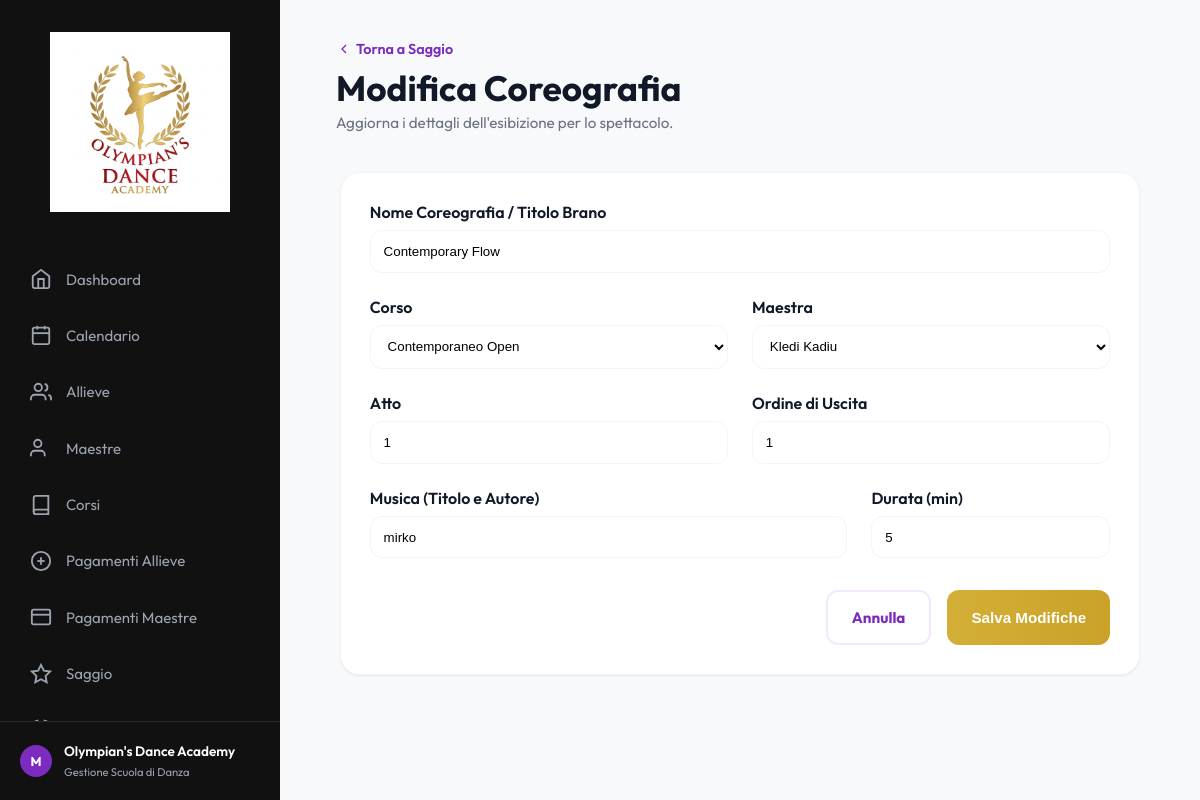
Page /modifica-coreografia/3/ on the committed database.
### academy/models.py (models this page shows, shortened)
class Coreografia(models.Model):
    nome = models.CharField(max_length=200)
    id_saggio = models.ForeignKey(Saggio, on_delete=models.CASCADE, related_name='coreografie', db_column='id_saggio')
    id_corso = models.ForeignKey(Corso, on_delete=models.PROTECT, related_name='coreografie', db_column='id_corso')
    id_maestra = models.ForeignKey(Maestra, on_delete=models.PROTECT, related_name='coreografie', db_column='id_maestra')
    atto = models.IntegerField(default=1)
    ordine_uscita = models.IntegerField(blank=True, null=True)
    musica = models.CharField(max_length=200, blank=True, null=True)
    durata = models.IntegerField(blank=True, null=True, help_text="Durata in secondi")
    class Meta:
        db_table = 'Coreografie'
        ordering = ['id_saggio', 'atto', 'ordine_uscita']
        verbose_name_plural = "Coreografie"

class Corso(models.Model):
    LIVELLI = [
        ('Base', 'Base'),
        ('Intermedio', 'Intermedio'),
        ('Avanzato', 'Avanzato'),
        ('Tutti', 'Tutti'),
    ]
    nome = models.CharField(max_length=150)
    livello = models.CharField(max_length=50, choices=LIVELLI, blank=True, null=True)
    fascia_eta = models.CharField(max_length=100, blank=True, null=True)
    id_maestra = models.ForeignKey(Maestra, on_delete=models.PROTECT, related_name='corsi', db_column='id_maestra')
    class Meta:
        db_table = 'Corsi'
        ordering = ['nome']

class Maestra(models.Model):
    nome = models.CharField(max_length=100)
    cognome = models.CharField(max_length=100)
    telefono = models.CharField(max_length=20, blank=True, null=True)
    email = models.EmailField(blank=True, null=True)
    specializzazione = models.CharField(max_length=100, blank=True, null=True)
    compenso_mensile = models.DecimalField(max_digits=8, decimal_places=2, blank=True, null=True)
    class Meta:
        db_table = 'Maestre'
        ordering = ['cognome', 'nome']
        verbose_name_plural = "Maestre"

### academy/views.py (the view, shortened to what this page needs)
# urls.py: path("modifica-coreografia/<int:id_coreografia>/", views.modifica_coreografia, name="modifica_coreografia"),
def modifica_coreografia(request, id_coreografia):
    coreo = get_object_or_404(Coreografia, pk=id_coreografia)
    return render(
        request,
        "modifica_coreografia.html",
        {
            "coreo": coreo,
            "corsi": Corso.objects.all(),
            "maestre": Maestra.objects.all(),
        },
    )

### academy/context_processors.py (called while the page is built)
def today(request):
    return {"date_today": date.today().isoformat()}

### templates/modifica_coreografia.html (shortened to what this page needs)
{% extends 'base.html' %}
{% block content %}
<div class="animate-in">
    <header class="header-container">
        <div class="header-title">
            <a href="{% url 'saggio' %}" style="text-decoration: none; color: var(--secondary-color); font-weight: 600; display: flex; align-items: center; gap: 4px; margin-bottom: 0.5rem; font-size: 0.9rem;">
                <svg width="16" height="16" viewBox="0 0 24 24" fill="none" stroke="currentColor" stroke-width="2"><polyline points="15 18 9 12 15 6"/></svg>
                Torna a Saggio
            </a>
            <h1>Modifica Coreografia</h1>
            <p>Aggiorna i dettagli dell'esibizione per lo spettacolo.</p>
        </div>
    </header>
    <div class="content-box" style="max-width: 800px; margin: 0 auto;">
        <form method="POST" action="{% url 'modifica_coreografia' coreo.id %}" class="form-container">
            <div class="form-group" style="margin-bottom: 1.5rem;">
                <label for="nome" style="display: block; margin-bottom: 0.5rem; font-weight: 600;">Nome Coreografia / Titolo Brano</label>
                <input type="text" id="nome" name="nome" value="{{ coreo.nome }}" required style="width: 100%; padding: 0.8rem; border: 1px solid var(--border-color); border-radius: var(--radius-md);">
            </div>
            <div style="display: grid; grid-template-columns: 1fr 1fr; gap: 1.5rem; margin-bottom: 1.5rem;">
                <div class="form-group">
                    <label for="id_corso" style="display: block; margin-bottom: 0.5rem; font-weight: 600;">Corso</label>
                    <select id="id_corso" name="id_corso" required style="width: 100%; padding: 0.8rem; border: 1px solid var(--border-color); border-radius: var(--radius-md); background: white;">
                        {% for c in corsi %}
                        <option value="{{ c.id }}" {% if c.id == coreo.id_corso_id %}selected{% endif %}>{{ c.nome }}</option>
                        {% endfor %}
                    </select>
                </div>
                <div class="form-group">
                    <label for="id_maestra" style="display: block; margin-bottom: 0.5rem; font-weight: 600;">Maestra</label>
                    <select id="id_maestra" name="id_maestra" required style="width: 100%; padding: 0.8rem; border: 1px solid var(--border-color); border-radius: var(--radius-md); background: white;">
                        {% for m in maestre %}
                        <option value="{{ m.id }}" {% if m.id == coreo.id_maestra_id %}selected{% endif %}>{{ m.nome }} {{ m.cognome }}</option>
                        {% endfor %}
                    </select>
                </div>
            </div>
            <div style="display: grid; grid-template-columns: 1fr 1fr; gap: 1.5rem; margin-bottom: 1.5rem;">
                <div class="form-group">
                    <label for="atto" style="display: block; margin-bottom: 0.5rem; font-weight: 600;">Atto</label>
                    <input type="number" id="atto" name="atto" value="{{ coreo.atto }}" min="1" style="width: 100%; padding: 0.8rem; border: 1px solid var(--border-color); border-radius: var(--radius-md);">
                </div>
                <div class="form-group">
                    <label for="ordine_uscita" style="display: block; margin-bottom: 0.5rem; font-weight: 600;">Ordine di Uscita</label>
                    <input type="number" id="ordine_uscita" name="ordine_uscita" value="{{ coreo.ordine_uscita }}" required style="width: 100%; padding: 0.8rem; border: 1px solid var(--border-color); border-radius: var(--radius-md);">
                </div>
            </div>
            <div style="display: grid; grid-template-columns: 2fr 1fr; gap: 1.5rem; margin-bottom: 2rem;">
                <div class="form-group">
                    <label for="musica" style="display: block; margin-bottom: 0.5rem; font-weight: 600;">Musica (Titolo e Autore)</label>
                    <input type="text" id="musica" name="musica" value="{{ coreo.musica }}" style="width: 100%; padding: 0.8rem; border: 1px solid var(--border-color); border-radius: var(--radius-md);">
                </div>
                <div class="form-group">
                    <label for="durata" style="display: block; margin-bottom: 0.5rem; font-weight: 600;">Durata (min)</label>
                    <input type="number" id="durata" name="durata" value="{{ coreo.durata }}" style="width: 100%; padding: 0.8rem; border: 1px solid var(--border-color); border-radius: var(--radius-md);">
                </div>
            </div>
            <div style="display: flex; gap: 1rem; justify-content: flex-end;">
                <a href="{% url 'saggio' %}" class="btn btn-outline-purple">Annulla</a>
                <button type="submit" class="btn btn-gold">Salva Modifiche</button>
            </div>
        </form>
    </div>
</div>
{% endblock %}

### static/css/style.css (style rules this page uses)
:root { --primary-color: #C9A227; --primary-hover: #B08D1E; --secondary-color: #7B2CBF; --secondary-hover: #62229B; --accent-red: #FF3131; --sidebar-bg: #111111; --sidebar-text: #9ca3af; --sidebar-text-active: #ffffff; --bg-color: #F8F9FA; --text-main: #111827; --text-muted: #6B7280; --card-bg: #ffffff; --border-color: #F1F5F9; --sidebar-width: 280px; --radius-lg: 20px; --radius-md: 12px; --shadow: 0 1px 3px 0 rgba(0, 0, 0, 0.05), 0 1px 2px 0 rgba(0, 0, 0, 0.03); --transition: all 0.3s cubic-bezier(0.4, 0, 0.2, 1); }
* { margin: 0; padding: 0; box-sizing: border-box; }
body { font-family: 'Outfit', sans-serif; background-color: var(--bg-color); color: var(--text-main); display: flex; min-height: 100vh; }
.header-container { display: flex; justify-content: space-between; align-items: flex-start; margin-bottom: 2.5rem; }
.header-title h1 { font-size: 2.2rem; font-weight: 700; margin-bottom: 0.2rem; }
.header-title p { color: var(--text-muted); font-size: 0.95rem; }
.content-box { background: white; border-radius: var(--radius-lg); padding: 1.8rem; box-shadow: var(--shadow); border: 1px solid var(--border-color); }
.btn, .action-btn { padding: 1rem 1.5rem; border-radius: var(--radius-md); font-weight: 700; display: inline-flex; align-items: center; justify-content: center; gap: 12px; text-decoration: none; font-size: 0.95rem; border: none; cursor: pointer; transition: var(--transition); }
.btn-gold, .action-btn.btn-gold { background: linear-gradient(90deg, #D4AF37 0%, #C9A227 100%); color: white; }
.btn-outline-purple, .action-btn.btn-outline-purple { background: white; border: 2px solid #F3E8FF; color: var(--secondary-color); }
.animate-in { animation: fadeIn 0.6s ease forwards; }

### rows in the picture
Coreografia: nome "Contemporary Flow", id_corso "Contemporaneo Open", id_maestra "Kledi Kadiu", atto "1", ordine_uscita "1", musica "mirko", durata "5"
